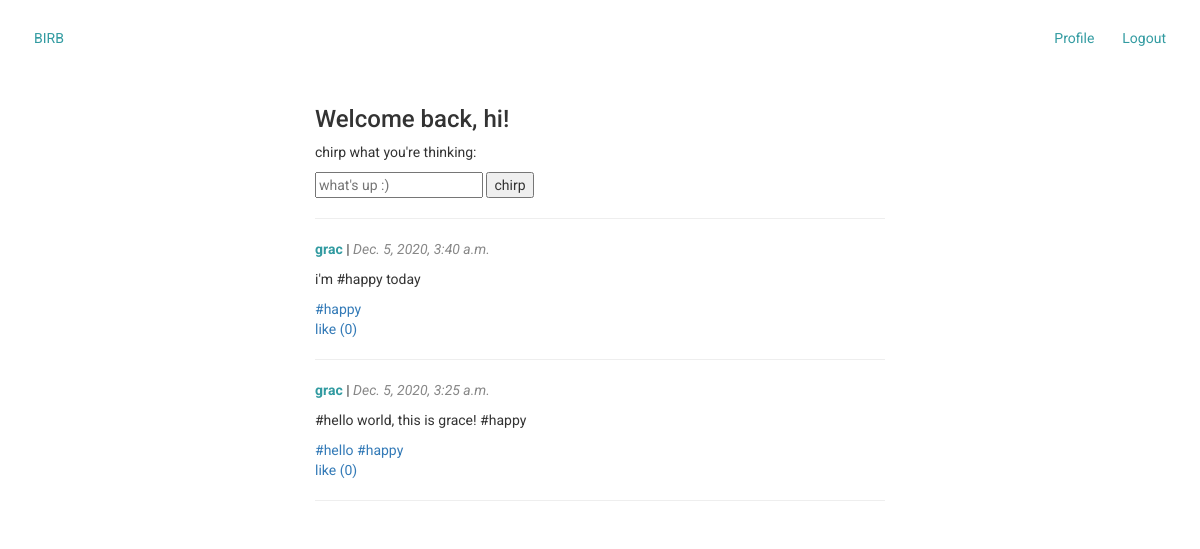
Page / (signed in) on the earlier database version.
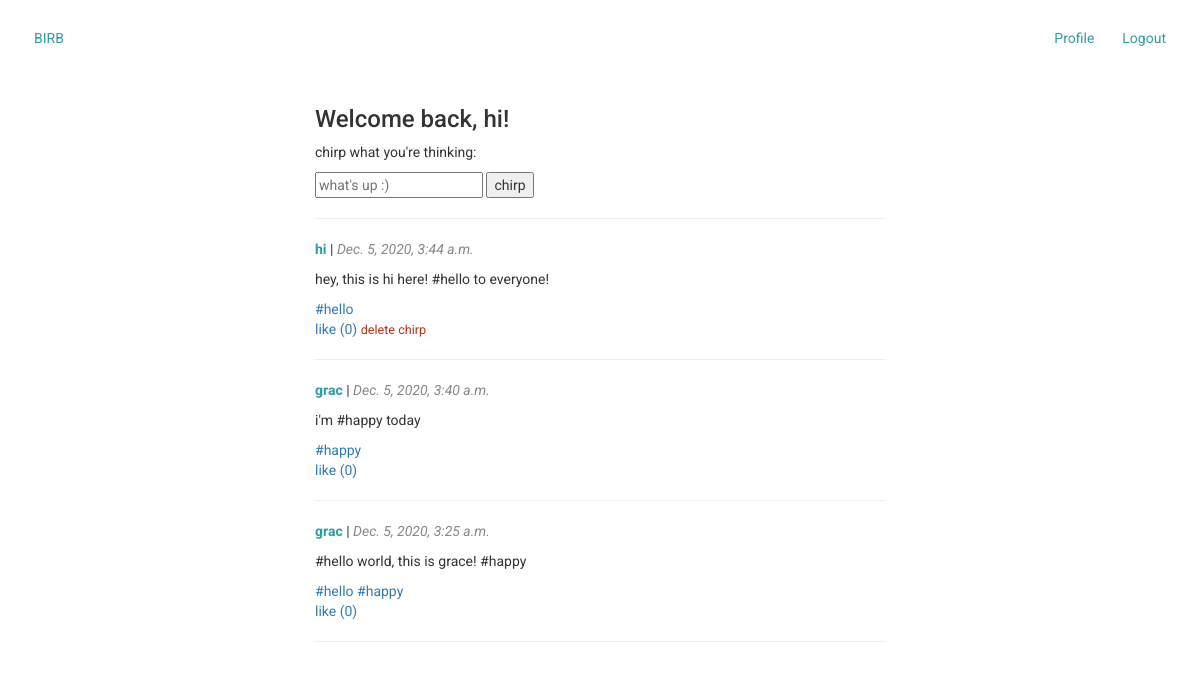
Same page on the later database version.
### main/models.py (models this page shows, shortened)
class Chirp(models.Model):
    body = models.TextField(max_length=300)
    author = models.ForeignKey(User, on_delete=models.CASCADE, null=True)
    created_at = models.DateTimeField()
    hashtags = models.ManyToManyField(Hashtag)
    likes = models.ManyToManyField(User, related_name='likes', blank=True)

class Hashtag(models.Model):
    tag = models.CharField(max_length=30)
    def __str__(self):
        return self.tag

### main/views.py (the view, shortened to what this page needs)
# urls.py: path('', views.main_view, name='main_view'),
def main_view(request):
    chirps = Chirp.objects.all().order_by('-created_at')
    return render(request, 'main.html', {'chirps': chirps})

### main/templates/main.html (shortened to what this page needs)
{% extends 'base.html' %}
{% load static %}
{% block styles %}
    {% if user.is_authenticated %}
        <link rel="stylesheet" href="{% static 'css/chirp_list.css' %}">
    {% endif %}
{% endblock %}
{% block content %}
    {% if user.is_authenticated %}
        <h3>Welcome back, {{user.username}}!</h3>
        <form method="POST" action="/">
            <p>chirp what you're thinking:</p>
            <input name="body" placeholder="what's up :)"/>
            <input type="submit" value="chirp"/>
        </form>
        <hr/>
        {% for chirp in chirps %}
            <div class="chirp-card">
                <p><span class="chirp-username"><b>
                    <a href="{% url 'user_view' username=chirp.author.username %}">{{ chirp.author.username }}</a>
                </b></span> |
                    <span class="chirp-created-at"><i>{{ chirp.created_at }}</i></span></p>
                <p>{{ chirp.body }}</p>
                {% for tag in chirp.hashtags.all %}
                    <span><a href="/tag/{{tag}}">#{{ tag }}</a></span>
                {% endfor %}<br>
                <span><a href="/like?id={{chirp.id}}">like ({{ chirp.likes.count }})</a></span>
                {% if chirp.author == user %}
                    <span class="chirp-delete"><a href="delete?id={{chirp.id}}">delete chirp</a></span>
                {% endif %}
                <hr/>
            </div>
        {% endfor %}
    {% endif %}
{% endblock %}

Differences in the rows shown:
added Chirp: author.username "hi", created_at "Dec. 5, 2020, 3:44 a.m.", body "hey, this is hi here! #hello to everyone!", likes.count "0", Hashtag (tag "hello")
